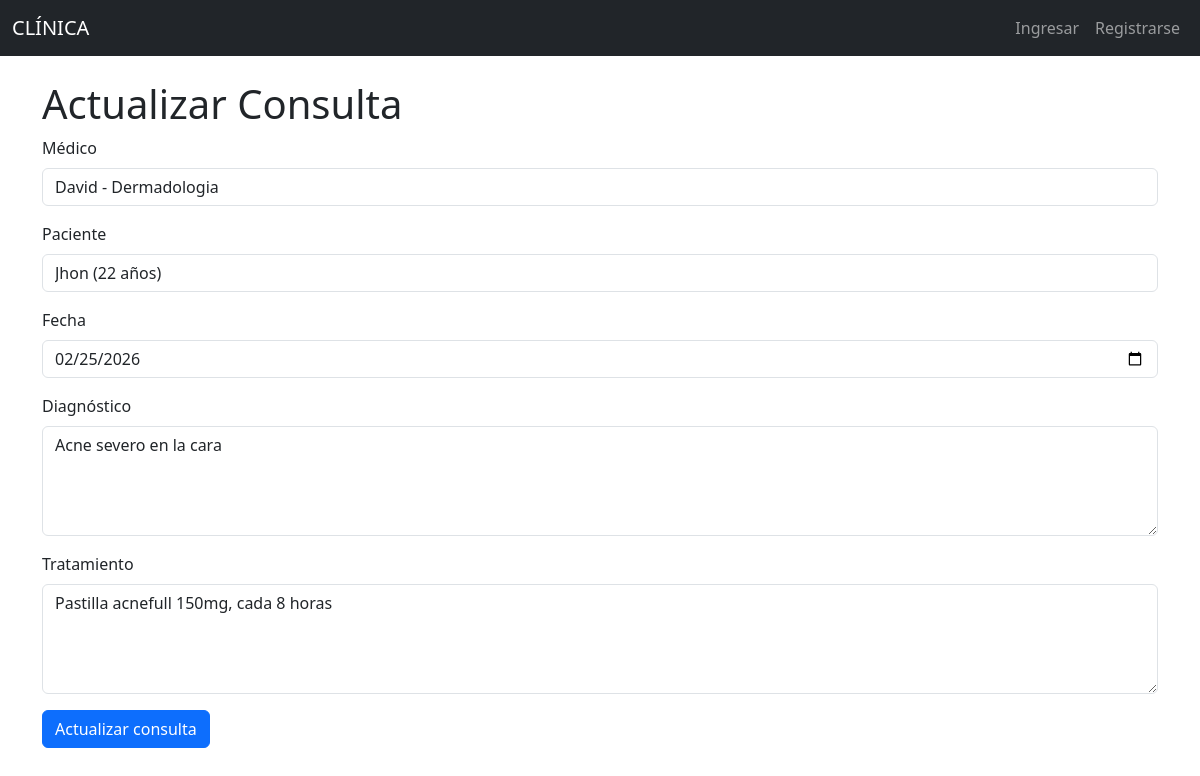
The app's page /consultas/edit/1 with its own data.
### models/consulta_model.py (models this page shows, shortened)
class Consulta(db.Model):
    __tablename__ = "consultas"
    id = db.Column(db.Integer, primary_key=True)
    fecha = db.Column(db.DateTime, nullable=False)
    diagnostico = db.Column(db.String(250), nullable=False)
    tratamiento = db.Column(db.String(250), nullable=False)
    medico_id = db.Column(db.Integer, db.ForeignKey('medicos.id'), nullable=False)
    paciente_id = db.Column(db.Integer, db.ForeignKey('pacientes.id'), nullable=False)
    medico = db.relationship('Medico', back_populates='consultas')
    paciente = db.relationship('Paciente', back_populates='consultas')
    @staticmethod
    def get_by_id(id):
        return Consulta.query.get(id)

### models/medico_model.py (models this page shows, shortened)
class Medico(db.Model):
    __tablename__ = "medicos"
    id = db.Column(db.Integer, primary_key=True)
    nombre = db.Column(db.String(80), nullable=False)
    especialidad = db.Column(db.String(100), nullable=False)
    telefono = db.Column(db.String(20), nullable=False)
    correo = db.Column(db.String(100), nullable=False)
    consultas = db.relationship('Consulta', back_populates='medico')

### models/paciente_model.py (models this page shows, shortened)
class Paciente(db.Model):
    __tablename__ = "pacientes"
    id = db.Column(db.Integer, primary_key=True)
    nombre = db.Column(db.String(80), nullable=False)
    edad = db.Column(db.Integer, nullable=False)
    direccion = db.Column(db.String(200), nullable=False)
    telefono = db.Column(db.String(20), nullable=False)
    consultas = db.relationship('Consulta', back_populates='paciente')

### controllers/consulta_controller.py (the view, shortened to what this page needs)
@consulta_bp.route("/edit/<int:id>", methods=['GET', 'POST'])
def edit(id):
    consulta = Consulta.get_by_id(id)
    medicos = Medico.query.all()
    pacientes = Paciente.query.all()
    return consulta_view.edit(consulta, medicos, pacientes)

### run.py (called while the page is built)
@app.context_processor
def inject_active_path():
    def is_active(path):
        return 'active' if request.path == path else ''
    return(dict(is_active = is_active))

### view/consulta_view.py (called while the page is built)
def edit(consulta, medicos, pacientes):
    return render_template('consultas/edit.html', consulta=consulta, medicos=medicos, pacientes=pacientes)

### templates/consultas/edit.html (shortened to what this page needs)
{% extends 'base.html' %}
{% block content %}
<h1>Actualizar Consulta</h1>
<form action="{{ url_for('consulta.edit', id=consulta.id) }}" method="POST">
    <div class="mb-3">
        <label for="" class="form-label">Médico</label>
        <select name="medico_id" class="form-control" required>
            {% for medico in medicos %}
                <option value="{{ medico.id }}" {% if medico.id == consulta.medico_id %} selected {% endif %}>
                    {{ medico.nombre }} - {{ medico.especialidad }}
                </option>
            {% endfor %}
        </select>
    </div>
    <div class="mb-3">
        <label for="" class="form-label">Paciente</label>
        <select name="paciente_id" class="form-control" required>
            {% for paciente in pacientes %}
                <option value="{{ paciente.id }}" {% if paciente.id == consulta.paciente_id %} selected {% endif %}>
                    {{ paciente.nombre }} ({{ paciente.edad }} años)
                </option>
            {% endfor %}
        </select>
    </div>
    <div class="mb-3">
        <label for="" class="form-label">Fecha</label>
        <input type="date" class="form-control" name="fecha" value="{{ consulta.fecha.strftime('%Y-%m-%d') }}" required>
    </div>
    <div class="mb-3">
        <label for="" class="form-label">Diagnóstico</label>
        <textarea class="form-control" name="diagnostico" rows="4" required>{{ consulta.diagnostico }}</textarea>
    </div>
    <div class="mb-3">
        <label for="" class="form-label">Tratamiento</label>
        <textarea class="form-control" name="tratamiento" rows="4" required>{{ consulta.tratamiento }}</textarea>
    </div>
    <button type="submit" class="btn btn-primary">Actualizar consulta</button>
</form>
{% endblock %}

### records on screen
Consulta: medico_id "David - Dermadologia", paciente_id "Jhon (22 años)", fecha "02/25/2026", diagnostico "Acne severo en la cara", tratamiento "Pastilla acnefull 150mg, cada 8 horas"
